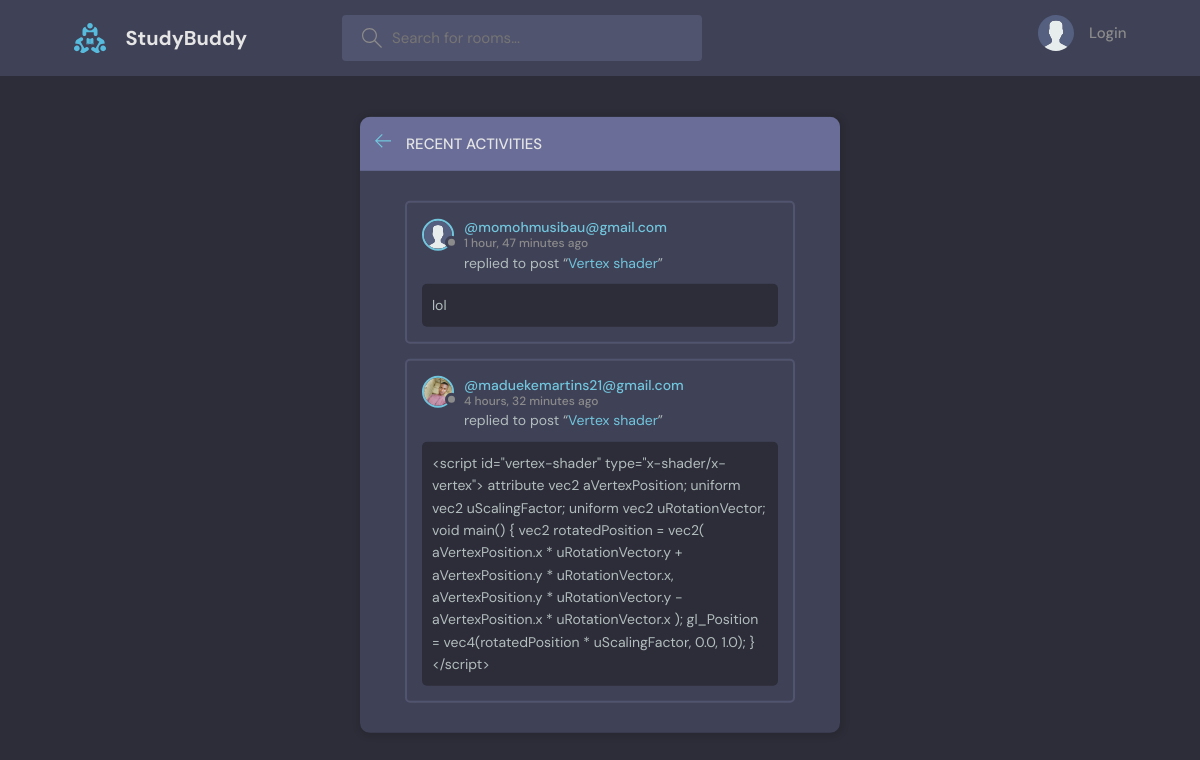
The page /activity/ on the database its author committed.
### base/models.py (models this page shows, shortened)
class Message(models.Model):
    user = models.ForeignKey(User, on_delete=models.CASCADE)
    room = models.ForeignKey(Room, on_delete=models.CASCADE)
    body = models.TextField()
    updated = models.DateTimeField(auto_now=True)
    created = models.DateTimeField(auto_now_add=True)
    class Meta:
        ordering = ["-updated", "-created"]

class User(AbstractUser):
    name = models.CharField(max_length=200, null=True)
    email = models.EmailField(unique =True, null=True)
    bio = models.TextField(null=True)
    avatar = models.ImageField(null=True, default="avatar.svg")
    USERNAME_FIELD = "email"
    REQUIRED_FIELDS = ["name",] # this is used when creating superuser in shell

class Room(models.Model):
    host = models.ForeignKey(User, on_delete=models.SET_NULL, null=True)
    topic  = models.ForeignKey(Topic, on_delete=models.SET_NULL, null=True)
    name = models.CharField(max_length=200)
    description = models.TextField(null=True, blank=True)
    participants = models.ManyToManyField(User, related_name="participants" ,blank=True)
    updated = models.DateTimeField(auto_now=True)
    created = models.DateTimeField(auto_now_add=True)
    class Meta:
        ordering = ["-updated", "-created"]
    def __str__(self):
        return self.name

### base/views.py (the view)
# urls.py: path("activity/", views.activityPage, name="activity"),
def activityPage(request):
    room_messages = Message.objects.all()
    context = {"room_messages": room_messages}
    return render(request, "base/activity.html", context)

### base/templates/base/activity.html (shortened to what this page needs)
{% extends 'main.html' %}
{% block content %}
<main class="layout">
  <div class="container">
    <div class="layout__box">
      <div class="layout__boxHeader">
        <div class="layout__boxTitle">
          <a href="{% url 'home' %}">
            <svg version="1.1" xmlns="http://www.w3.org/2000/svg" width="32" height="32" viewBox="0 0 32 32">
              <title>arrow-left</title>
              <path
                d="M13.723 2.286l-13.723 13.714 13.719 13.714 1.616-1.611-10.96-10.96h27.625v-2.286h-27.625l10.965-10.965-1.616-1.607z">
              </path>
              </path>
            </svg>
          </a>
          <h3>Recent Activities</h3>
        </div>
      </div>
      <div class="activities-page layout__body">
        {% for message in room_messages %}
        <div class="activities__box">
          <div class="activities__boxHeader roomListRoom__header">
            <a href="{% url 'user-profile' message.user.id %}" class="roomListRoom__author">
              <div class="avatar avatar--small">
                <img src="{{message.user.avatar.url}}" />
              </div>
              <p>
                @{{message.user}}
                <span>{{message.created|timesince}} ago</span>
              </p>
            </a>
          </div>
          <div class="activities__boxContent">
            <p>replied to post “<a href="{% url 'room' message.room.id %}">{{message.room}}</a>”</p>
            <div class="activities__boxRoomContent">
              {{message.body}}
            </div>
          </div>
        </div>
        {% endfor %}
      </div>
    </div>
  </div>
</main>
{% endblock content %}

### static/styles/style.css (style rules this page uses)
:root { --color-main: #71c6dd; --color-main-light: #e1f6fb; --color-dark: #3f4156; --color-dark-medium: #51546e; --color-dark-light: #696d97; --color-light: #e5e5e5; --color-gray: #8b8b8b; --color-light-gray: #b2bdbd; --color-bg: #2d2d39; --color-success: #5dd693; --color-error: #fc4b0b; }
* { font-family: "DM Sans", -apple-system, BlinkMacSystemFont, "Segoe UI", Roboto, Oxygen, Ubuntu, Cantarell, "Open Sans", "Helvetica Neue", sans-serif; margin: 0; padding: 0; box-sizing: border-box; text-rendering: optimizeLegibility; font-size: inherit; }
html { font-size: 56.25%; }
@media only screen and (min-width: 1200px) { html { font-size: 62.5%; } }
body { line-height: 1.6; font-weight: 400; font-size: 1.5rem; color: var(--color-light-gray); background-color: var(--color-bg); min-height: 100vh; }
img { width: 100%; }
a { display: inline-block; color: var(--color-main); text-decoration: none; }
.container { max-width: 120rem; width: 90%; margin: auto; }
.avatar { position: relative; display: inline-block; border-radius: 50%; border: 2px solid var(--color-main); }
.avatar img { display: block; border-radius: 50%; object-fit: cover; object-position: center; }
.avatar::after { content: ""; display: block; position: absolute; background-color: var(--color-gray); z-index: 111; border-radius: 50%; border: 0.3rem solid var(--color-dark); }
.avatar.avatar--small img { width: 2.8rem; height: 2.8rem; }
.avatar.avatar--small:after { width: 0.7rem; height: 0.7rem; bottom: 0px; right: -6px; }
.layout { margin-top: 2.4rem; }
.layout > .container { display: flex; justify-content: space-between; align-items: flex-start; }
.layout__box { width: 90%; max-width: 48rem; min-height: 40rem; position: absolute; top: 50%; left: 50%; transform: translate(-50%, -46%); background-color: var(--color-dark); border-radius: 1rem; box-shadow: 1px 1px 6px 3px rgba(0, 0, 0, 0.1); overflow: hidden; }
.layout__boxHeader { display: flex; padding: 1.5rem; background-color: var(--color-dark-light); }
.layout__boxTitle { display: flex; gap: 1.5rem; align-items: center; }
.layout__boxTitle h3 { text-transform: uppercase; font-weight: 500; color: var(--color-light); }
.layout__boxTitle svg { width: 1.6rem; height: 1.6rem; fill: var(--color-main); }
.layout__body { margin: 3rem; }
.roomListRoom__header { display: flex; justify-content: space-between; align-items: center; }
.roomListRoom__author { font-weight: 500; display: flex; align-items: center; gap: 1rem; }
.activities__box { margin: 1.5rem; padding: 1.5rem; border: 2px solid var(--color-dark-medium); border-radius: 5px; }
.activities__boxHeader p { font-size: 1.4rem; line-height: 1.3; }
.activities__boxHeader p span { color: var(--color-gray); font-size: 1.2rem; display: block; }
.activities__boxContent { margin-left: 4.2rem; }
.activities__boxContent { font-size: 1.4rem; }
.activities__boxRoomContent { background: var(--color-bg); padding: 1rem; border-radius: 5px; margin-top: 1rem; margin-left: -4.2rem; }

### rows shown on the page
Message: user.avatar (placeholder picture), user "momohmusibau@gmail.com", created "1 hour, 47 minutes", room "Vertex shader", body "lol"
Message: user.avatar (picture), user "maduekemartins21@gmail.com", created "4 hours, 32 minutes", room "Vertex shader", body "<script id=\"vertex-shader\" type=\"x-shader/x-vertex\"> attribute vec2 aVertexPosition; uniform vec2 uScalingFactor; uniform vec2 uRotationVector; void main() { vec2 rotatedPosition = vec2( aVertexPosition.x * uRotationVector.y + aVertexPosition.y * uRotationVector.x, aVertexPosition.y * uRotationVector.y - aVertexPosition.x * uRotationVector.x ); gl_Position = vec4(rotatedPosition * uScalingFactor, 0.0, 1.0); } </script>"
